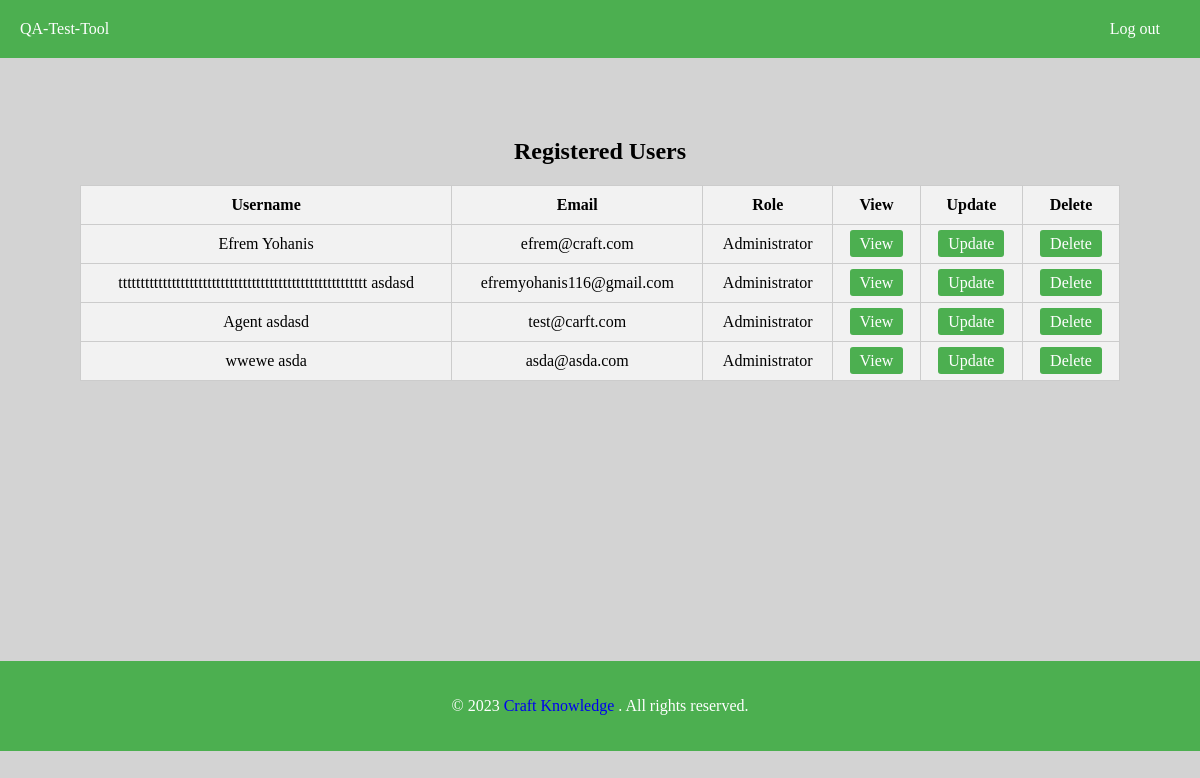
/home/, run on the app's committed database.
### app1/models.py (models this page shows, shortened)
class CustomUser(models.Model):
    ROLES = (
        ('user', 'User'),
        ('Administrator', 'Administrator'),
    )
    first_name = models.CharField(max_length=30)
    last_name = models.CharField(max_length=30)
    email = models.EmailField(unique=True)
    username = models.CharField(max_length=30, unique=True)
    password = models.CharField(max_length=128)
    phone = models.CharField(max_length=15)
    address = models.CharField(max_length=255)
    role = models.CharField(max_length=30, choices=ROLES,null=True)
    date_of_birth = models.DateField()

### app1/views.py (the view)
# urls.py: path('home/',home,name="home"),
def home(request):
    all_user=CustomUser.objects.all()
    context={'all_user':all_user}
    return render(request,'Home.html',context)

### templates/Home.html (shortened to what this page needs)
{% load static %}
<!DOCTYPE html>
<html lang="en">
<head>
  <link rel="stylesheet" href="{% static 'home.css' %}">
</head>
<body>
  <header>
    <nav>
      <ul>
        <li><a href="{% url 'home' %}">QA-Test-Tool</a></li>
        <li class="login-btn" style="float: right;"><a href="{% url 'logout' %}" >Log out</a></li>
      </ul>
    </nav>
  </header>
  <main>
    <section class="user-list">
      <h2>Registered Users</h2>
      {% if all_user %}
      <table>
        <thead>
          <tr>
            <th>Username</th>
            <th>Email</th>
            <th>Role</th>
            <th>View</th>
            <th>Update</th>
            <th>Delete</th>
          </tr>
        </thead>
        <tbody>
          {% for user in all_user %}
          <tr>
            <td>{{user.first_name}} {{user.last_name}}</td>
            <td>{{user.email}}</td>
            <td>{{user.role}}</td>
            <td><a href="{% url 'view_detail' user.id %}" class="btn-view" >View</a></td>
            <td><a href="{% url 'update' user.id %}" class="btn-update">Update</a></td>
            <td><a href="{% url 'delete' user.id %}" class="btn-delete">Delete</a></td>
          </tr>
        {% endfor %}
        </tbody>
      </table>
      {% else  %}
      There is no user registered yet!
      {% endif %}
    </section>
  </main>
  <footer>
    <p>&copy; 2023 <a href="https://craftknowledge.net/" class="link-deco">Craft Knowledge</a> . All rights reserved.</p>
  </footer>
</body>
</html>

### static/home.css (style rules this page uses)
body { margin: 0; padding: 0; background-color: lightgray; }
header { background: #4CAF50; padding: 20px; }
nav ul { list-style-type: none; margin: 0; padding: 0; }
nav ul li { display: inline; margin-right: 20px; }
nav ul li a { color: #fff; text-decoration: none; }
main { padding: 40px; text-align: center; margin-bottom: 200px; }
.user-list { margin: 40px; }
.user-list table { width: 100%; border-collapse: collapse; background-color: #fff;; }
.user-list th, .user-list td { padding: 10px; border: 1px solid #ccc; background: #f2f2f2; text-align: center; }
.user-list .btn-view, .user-list .btn-update, .user-list .btn-delete { padding: 5px 10px; background: #4CAF50; color: #fff; border: none; border-radius: 3px; cursor: pointer; text-decoration: none; }
footer { background: #4CAF50; padding: 20px; text-align: center; color: #fff; }
.link-deco { text-decoration: none; }

### data on the page
CustomUser: first_name "Efrem", last_name "Yohanis", email "efrem@craft.com", role "Administrator"
CustomUser: first_name "tttttttttttttttttttttttttttttttttttttttttttttttttttttttt", last_name "asdasd", email "efremyohanis116@gmail.com", role "Administrator"
CustomUser: first_name "Agent", last_name "asdasd", email "test@carft.com", role "Administrator"
CustomUser: first_name "wwewe", last_name "asda", email "asda@asda.com", role "Administrator"
